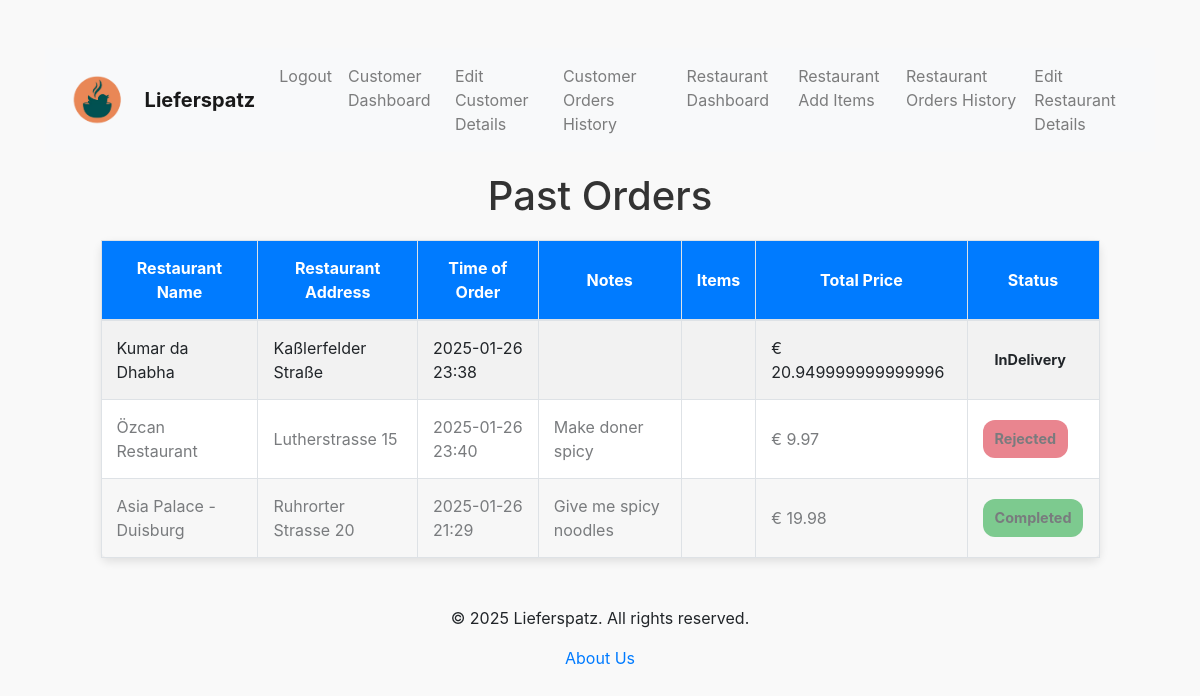
The page /customer/past_orders (signed in) on the database its author committed.
### tables this page shows
CREATE TABLE Orders(
                        OrderID INTEGER PRIMARY KEY AUTOINCREMENT,
                        RestaurantID INTEGER,
                        CustomerID INTEGER,
                        TotalPrice REAL,
                        Notes TEXT,
                        Status TEXT,
                        CreatedAt DATETIME,
                        RestaurantMoney REAL,
                        LieferMoney REAL,
                        FOREIGN KEY (RestaurantID) REFERENCES restaurants(RestaurantID),
                        FOREIGN KEY (CustomerID) REFERENCES customers(CustomerID)       
                );

CREATE TABLE restaurants (
            RestaurantID INTEGER PRIMARY KEY AUTOINCREMENT,
            Name TEXT,
            Email TEXT UNIQUE,  -- Unique email for restaurant login
            Address TEXT,
            ZipCode TEXT,
            Description TEXT,
            ImageURL TEXT, -- Store the file path instead of URL
            Password TEXT,
            Balance REAL DEFAULT 0.0,
            OpenTime TIME,
            CloseTime TIME,
            CreatedAt DATETIME
        );

### routes/customer.py (the view)
@customer_bp.route('/customer/past_orders')
def past_orders():
    if 'customer' not in session:
        return redirect(url_for('auth.login'))
    conn = get_db_connection()
    cursor = conn.cursor()
    cursor.execute('''
        SELECT o.OrderID, r.Name, r.Address, o.CreatedAt, o.Notes, o.TotalPrice, o.Status
        FROM Orders o
        JOIN customers c ON c.CustomerID = o.CustomerID
        JOIN restaurants r ON r.RestaurantID = o.RestaurantID
        WHERE o.CustomerID = ? AND o.Status IN (?, ?)
        ORDER BY o.OrderID DESC
    ''', (session['customer']['CustomerID'], 'InProcess', 'InDelivery',))
    currentorders = cursor.fetchall()
    cursor.execute('''
        SELECT o.OrderID, r.Name, r.Address, o.CreatedAt, o.Notes, o.TotalPrice, o.Status
        FROM Orders o
        JOIN customers c ON c.CustomerID = o.CustomerID
        JOIN restaurants r ON r.RestaurantID = o.RestaurantID
        WHERE o.CustomerID = ? AND o.Status IN (?, ?)
        ORDER BY o.OrderID DESC
    ''', (session['customer']['CustomerID'], 'Completed', 'Rejected',))
    previousorders = cursor.fetchall()
    currentorders = [dict(order) for order in currentorders]
    for order in currentorders:
        order['CreatedAt'] = datetime.strptime(order['CreatedAt'], '%Y-%m-%d %H:%M:%S.%f')
    previousorders = [dict(order) for order in previousorders]
    for order in previousorders:
        order['CreatedAt'] = datetime.strptime(order['CreatedAt'], '%Y-%m-%d %H:%M:%S.%f')
    conn.close()
    return render_template('past_orders.html', currentorders=currentorders, previousorders=previousorders)

### app.py (called while the page is built)
@app.after_request
def add_cache_control(response):
    response.headers['Cache-Control'] = 'no-store, no-cache, must-revalidate, proxy-revalidate'
    response.headers['Pragma'] = 'no-cache'
    response.headers['Expires'] = '0'
    return response

### db.py (called while the page is built)
def get_db_connection():
    conn = sqlite3.connect(Config.DATABASE)
    conn.row_factory = sqlite3.Row
    return conn

### templates/past_orders.html (shortened to what this page needs)
{% extends 'base.html' %}
{% block head %}
    <link href="https://stackpath.bootstrapcdn.com/bootstrap/4.5.2/css/bootstrap.min.css" rel="stylesheet">
{% endblock %}
{% block content %}
    <h1>Past Orders</h1>
    <table class="table table-bordered table-striped animate__animated animate__fadeIn">
        <thead>
            <tr>
                <th>Restaurant Name</th>
                <th>Restaurant Address</th>
                <th>Time of Order</th>
                <th>Notes</th>
                <th>Items</th>
                <th>Total Price</th>
                <th>Status</th>
            </tr>
        </thead>
        <tbody>
            {% for order in currentorders %}
            <tr class="{% if order['Status'] == 'Rejected' or order['Status'] == 'Completed' %}rejected-row{% endif %}">
                <td>{{ order['Name'] }}</td>
                <td>{{ order['Address'] }}</td>
                <td>{{ order['CreatedAt'].strftime('%Y-%m-%d %H:%M') }}</td>
                <td>{{ order['Notes'] }}</td>
                <td>
                </td>
                <td>€ {{ order['TotalPrice'] }}</td>
                <td><span class="status-badge {{ order['Status'] }}">{{ order['Status'] }}</span></td>
            </tr>
            {% endfor %}
            {% for order in previousorders %}
            <tr class="{% if order['Status'] == 'Rejected' or order['Status'] == 'Completed' %}rejected-row{% endif %}">
                <td>{{ order['Name'] }}</td>
                <td>{{ order['Address'] }}</td>
                <td>{{ order['CreatedAt'].strftime('%Y-%m-%d %H:%M') }}</td>
                <td>{{ order['Notes'] }}</td>
                <td>
                </td>
                <td>€ {{ order['TotalPrice'] }}</td>
                <td><span class="status-badge {{ order['Status'] }}">{{ order['Status'] }}</span></td>
            </tr>
            {% endfor %}
        </tbody>
    </table>
{% endblock %}

### templates/past_orders.html (style rules this page uses)
body { background-color: #f9f9f9; }
h1 { text-align: center; margin: 20px 0; font-size: 2.5rem; color: #333; }
.table { margin: 20px auto; max-width: 90%; background-color: #fff; border-radius: 8px; box-shadow: 0 4px 10px rgba(0, 0, 0, 0.1); }
.table th { background-color: #007bff; color: #fff; text-align: center; }
.table th, .table td { vertical-align: middle !important; padding: 15px; font-size: 1rem; }
.table-striped tbody tr:nth-of-type(odd) { background-color: #f8f9fa; }
.status-badge { display: inline-block; padding: 8px 12px; border-radius: 12px; font-size: 0.9rem; font-weight: bold; text-align: center; }
.status-badge.Rejected { background-color: #dc3545; }
.status-badge.Completed { background-color: #28a745; }
.rejected-row { opacity: 0.6; }

### rows shown on the page
Orders: Name "Kumar da Dhabha", Address "Kaßlerfelder Straße", CreatedAt "2025-01-26 23:38", TotalPrice "20.949999999999996", Status "InDelivery"
Orders: Name "Özcan Restaurant", Address "Lutherstrasse 15", CreatedAt "2025-01-26 23:40", Notes "Make doner spicy", TotalPrice "9.97", Status "Rejected"
Orders: Name "Asia Palace - Duisburg", Address "Ruhrorter Strasse 20", CreatedAt "2025-01-26 21:29", Notes "Give me spicy noodles", TotalPrice "19.98", Status "Completed"
